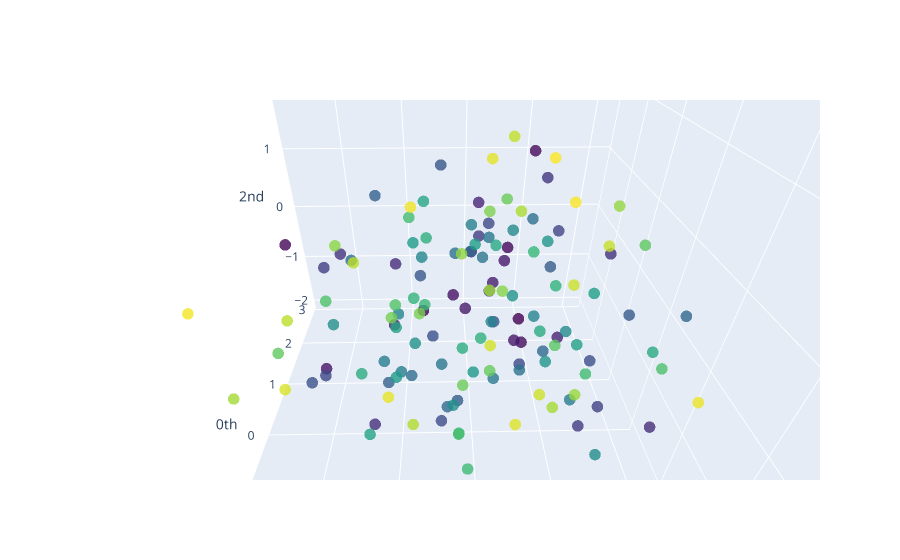

Notebook source saved alongside this figure:
### Markdown cell above
El algoritmo de giotto-tda nos da como resultado que el parámetro óptimo para el time_delay es 29 y la dimensión óptima es 18, cuando el stride es 1.

Si modificamos el stride, estos parámetros cambiarán.

### Code cell
#mes de enero
embedder_periodic = SingleTakensEmbedding(parameters_type="search",time_delay=max_periodic_time_delay,
    dimension=max_periodic_dimension)
y_periodic_embedded = embedder_periodic.fit_transform(y["JAN"])
print("El delay encontrado es ", embedder_periodic.time_delay_)
print("La dimension encontrada es ", embedder_periodic.dimension_)


print(f"Shape of embedded time series: {y_periodic_embedded.shape}")

pca = PCA(n_components=3)
y_periodic_embedded_pca = pca.fit_transform(y_periodic_embedded)
plot_point_cloud(y_periodic_embedded_pca)

### Figure 1 — Plotly figure (JSON) as saved in the notebook; plotly's stock layout.template omitted (floating-point values rounded to 4 significant figures; data arrays with more than 128 entries replaced by an {"elided": "..."} marker saying what was removed)
{"data": [{"marker": {"color": {"elided": "143 int values"}, "colorscale": [[0, "#440154"], [0.1111, "#482878"], [0.2222, "#3e4989"], [0.3333, "#31688e"], [0.4444, "#26828e"], [0.5556, "#1f9e89"], [0.6667, "#35b779"], [0.7778, "#6ece58"], [0.8889, "#b5de2b"], [1, "#fde725"]], "opacity": 0.8, "size": 4}, "mode": "markers", "type": "scatter3d", "x": {"elided": "143 float values"}, "y": {"elided": "143 float values"}, "z": {"elided": "143 float values"}}], "layout": {"autosize": true, "scene": {"aspectmode": "auto", "aspectratio": {"x": 1.091, "y": 1.006, "z": 0.9111}, "camera": {"center": {"x": 0, "y": 0, "z": 0}, "eye": {"x": -0.8633, "y": 0.01604, "z": 0.6022}, "projection": {"type": "perspective"}, "up": {"x": 0, "y": 0, "z": 1}}, "xaxis": {"exponentformat": "e", "showexponent": "all", "title": {"text": "0th"}, "type": "linear"}, "yaxis": {"exponentformat": "e", "showexponent": "all", "title": {"text": "1st"}, "type": "linear"}, "zaxis": {"exponentformat": "e", "showexponent": "all", "title": {"text": "2nd"}, "type": "linear"}}}}
